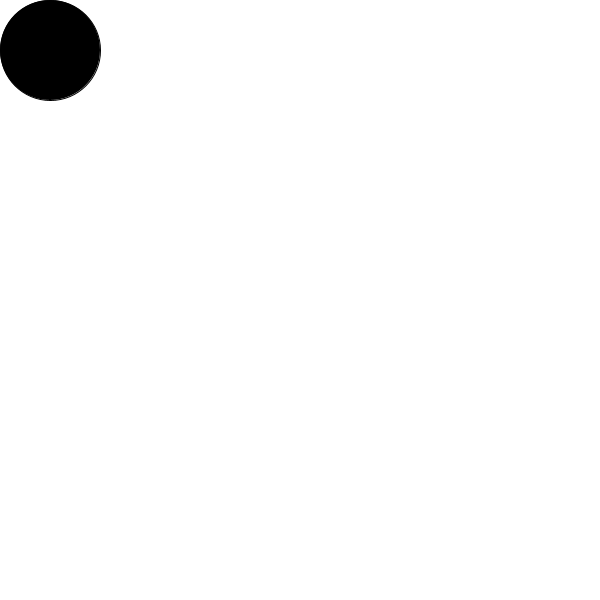
Frame 1 (no input)
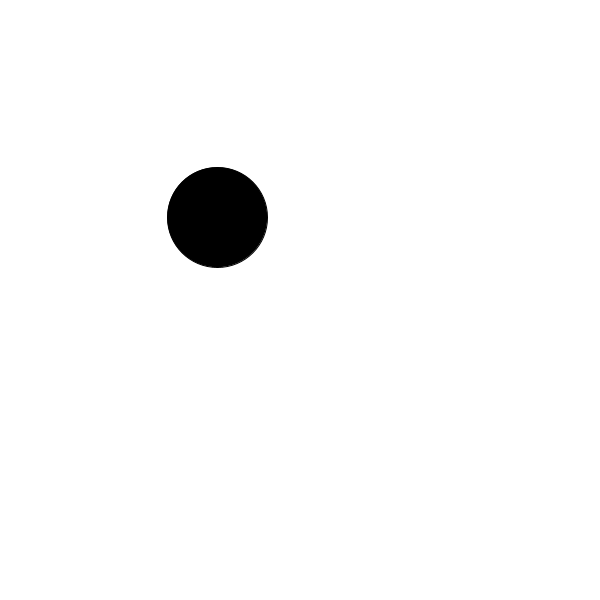
Frame 60 (the mouse pressed at the canvas centre just before this capture)
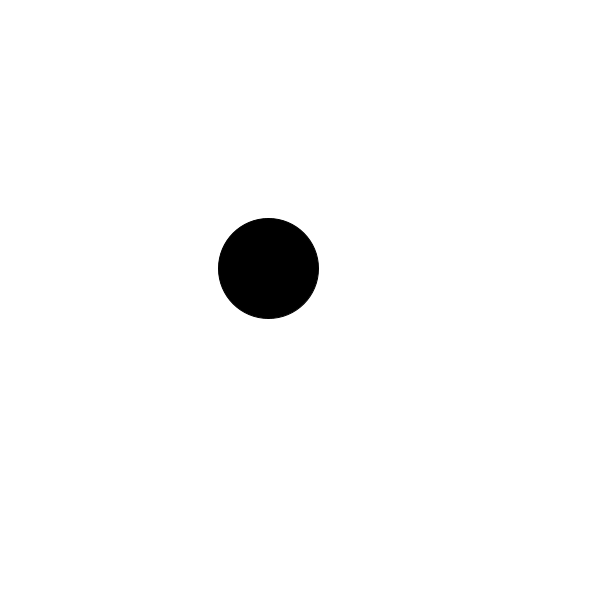
Frame 120 (the mouse held since frame 60 and released just before this capture)

The Processing sketch that drew these frames (run headless with seeded random() and noise(); from frame 60 on, the mouse is pressed at the canvas centre):

// Processing sketch: move_key_slowly
// ── move_key_slowly.pde
float x,y;
float dx=5,dy=5;
void setup() {
    size(600,600);
}

void draw() {
    background(255);
    if (keyPressed) {
        if (keyCode == UP)
            dy -= 1;
        if (keyCode == DOWN)
            dy += 1;
        if (keyCode == LEFT)
            dx -= 1;
        if (keyCode == RIGHT)
            dx += 1;
    }
    dx *= 0.98;
    dy *= 0.98;
    x += dx;
    y += dy;
    if (x < 50)
        x = 50;
    if (x > width-50)
        x = width-50;
    if (y < 50)
        y = 50;
    if (y > height-50)
        y = height-50;

    fill(0);
    ellipse(x,y,100,100);
}
